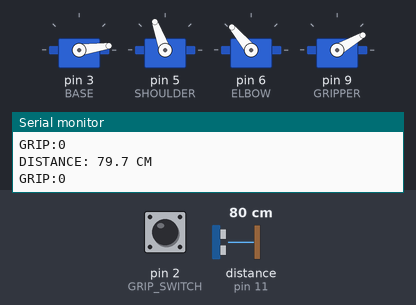
Simulated run of this sketch. Board: Arduino Uno, built with avr-gcc and run on an emulated ATmega328P. On the bench: 4 × servo, the last lines printed to the serial monitor. Wiring (inferred from the names in the program): ultrasonic range finder: trigger pin 12; echo pin 11. Inputs (shaded band) come from the test bench; at power-on: distance to the obstacle (sensor on pin 11) 80 cm, pin 2 (GRIP_SWITCH) HIGH. The echo pulse lasts 58.3 µs per cm.

Above: at 8.2 s.
8.3 s: distance to the obstacle (sensor on pin 11) set to 23 cm
At 9.71 s:
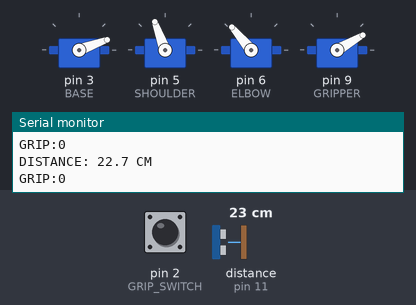
11.3 s: distance to the obstacle (sensor on pin 11) set to 18 cm
At 13.38 s:
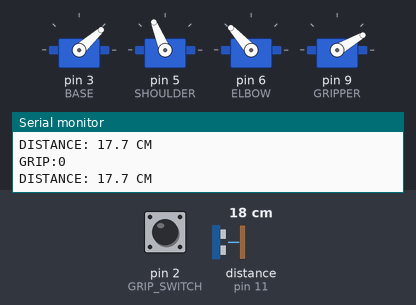
14.3 s: distance to the obstacle (sensor on pin 11) set to 6 cm
At 16.86 s:
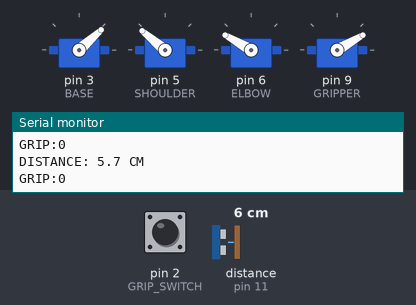
17.3 s: distance to the obstacle (sensor on pin 11) set to 3 cm
Timing chart, 0 to 33.3 s (numbered marks = the images above; inputs shaded):
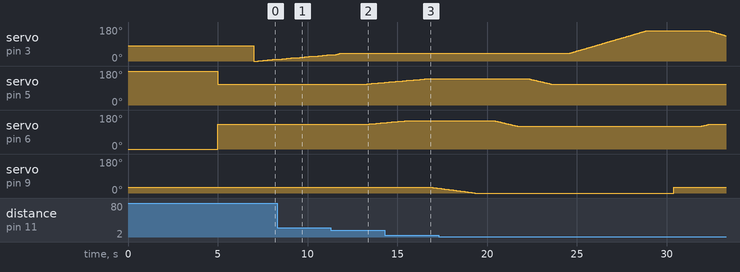

Measured:
- the behaviour switches between 21 and 20 cm on distance to the obstacle (sensor on pin 11) (found by bisection; images 1 and 2)
- after the input at 11.3 s, servo on pin 5 (SHOULDER): moves from 110° to 119° over 0.99 s, starting after 1.9 s; servo on pin 6 (ELBOW): moves from 130° to 139° over 0.99 s, starting after 1.9 s
- by itself, servo on pin 3 (BASE): rises from 42° to 160° in 4.2 s, then falls to 134° in 4.4 s

The sketch:

Robotic_Arm_Controller.ino
```cpp
#include <Servo.h>

// =====================================
// SERVO OBJECTS
// =====================================

Servo baseServo;
Servo shoulderServo;
Servo elbowServo;
Servo gripperServo;

// =====================================
// PIN CONNECTIONS
// =====================================

#define BASE 3
#define SHOULDER 5
#define ELBOW 6
#define GRIPPER 9

#define TRIG 12
#define ECHO 11
#define GRIP_SWITCH 2

// =====================================
// INITIAL POSITIONS
// =====================================

const int BASE_INITIAL = 80;
const int SHOULDER_INITIAL = 180;
const int ELBOW_INITIAL = 0;

// =====================================
// SCANNING POSITIONS
// =====================================

const int SHOULDER_SCAN = 110;
const int ELBOW_SCAN = 130;

// =====================================
// APPROACH LIMITS
// =====================================

const int SHOULDER_MAX = 140;
const int ELBOW_MAX = 150;

// =====================================
// LIFTING POSITIONS
// =====================================

const int SHOULDER_LIFT = 110;
const int ELBOW_LIFT = 120;

// =====================================
// GRIPPER LIMITS
// =====================================

const int GRIPPER_CLOSE = 0;
const int GRIPPER_OPEN = 30;

const int GRIPPER_DELAY = 80;

// =====================================
// BASE SETTINGS
// =====================================

const int RIGHT_SIDE_ANGLE = 160;

// UPDATED EXTRA ROTATION
const int EXTRA_ROTATION = 8;

// =====================================
// DISTANCE SETTINGS
// =====================================

const float DETECT_DISTANCE = 20.0;
const float PICK_DISTANCE = 4.0;

// =====================================
// MOVEMENT SETTINGS
// =====================================

const int ARM_DELAY = 45;
const int BASE_DELAY = 35;

int shoulderPosition = SHOULDER_SCAN;
int elbowPosition = ELBOW_SCAN;
int basePosition = BASE_INITIAL;

unsigned long lastSensorUpdate = 0;

// =====================================
// DISTANCE FUNCTION
// =====================================

float getDistance() {

  digitalWrite(TRIG, LOW);
  delayMicroseconds(2);

  digitalWrite(TRIG, HIGH);
  delayMicroseconds(10);

  digitalWrite(TRIG, LOW);

  unsigned long duration =
    pulseIn(ECHO, HIGH, 30000);

  if (duration == 0) {
    return -1;
  }

  return duration * 0.0343 / 2.0;
}

// =====================================
// SEND LIVE DATA TO PYTHON
// =====================================

void sendSensorData() {

  float distance = getDistance();

  if (distance >= 0) {

    Serial.print("DISTANCE: ");
    Serial.print(distance, 1);
    Serial.println(" CM");

  } else {

    Serial.println("DISTANCE: -1");
  }

  if (digitalRead(GRIP_SWITCH) == LOW) {

    Serial.println("GRIP:1");

  } else {

    Serial.println("GRIP:0");
  }
}

// =====================================
// CONTINUOUS SENSOR MONITORING
// =====================================

void monitorSensors() {

  if (millis() - lastSensorUpdate >= 150) {

    sendSensorData();

    lastSensorUpdate = millis();
  }
}

void monitoredDelay(unsigned long duration) {

  unsigned long startTime = millis();

  while (millis() - startTime < duration) {

    monitorSensors();

    delay(5);
  }
}

// =====================================
// GRIPPER CONTROL
// =====================================

void setGripper(int angle) {

  angle = constrain(angle, 0, 30);

  gripperServo.write(angle);
}

void smoothGripperClose() {

  Serial.println("GRIPPER CLOSING");

  for (int angle = GRIPPER_OPEN;
       angle >= GRIPPER_CLOSE;
       angle--) {

    setGripper(angle);

    monitoredDelay(GRIPPER_DELAY);
  }
}

// =====================================
// SMOOTH SERVO MOVEMENT
// =====================================

void smoothMove(
  Servo &servo,
  int &currentAngle,
  int targetAngle,
  int movementDelay
) {

  targetAngle = constrain(targetAngle, 0, 180);

  while (currentAngle != targetAngle) {

    if (currentAngle < targetAngle) {
      currentAngle++;
    } else {
      currentAngle--;
    }

    servo.write(currentAngle);

    monitoredDelay(movementDelay);
  }
}

// =====================================
// OBJECT DETECTION
// =====================================

bool objectDetected() {

  int count = 0;

  for (int i = 0; i < 3; i++) {

    float distance = getDistance();

    if (distance >= 2 &&
        distance <= DETECT_DISTANCE) {

      count++;
    }

    monitorSensors();

    monitoredDelay(60);
  }

  return count >= 2;
}

// =====================================
// APPROACH OBJECT
// =====================================

void approachObject() {

  while (shoulderPosition < SHOULDER_MAX ||
         elbowPosition < ELBOW_MAX) {

    float distance = getDistance();

    if (distance >= 2 &&
        distance <= PICK_DISTANCE) {

      Serial.println("PICK DISTANCE REACHED");

      return;
    }

    if (distance < 0) {

      monitoredDelay(150);
      continue;
    }

    if (shoulderPosition < SHOULDER_MAX) {

      shoulderPosition++;

      shoulderServo.write(shoulderPosition);
    }

    if (elbowPosition < ELBOW_MAX) {

      elbowPosition++;

      elbowServo.write(elbowPosition);
    }

    monitoredDelay(120);
  }

  Serial.println("APPROACH LIMIT REACHED");
}

// =====================================
// PICK AND PLACE
// =====================================

void pickAndPlace() {

  Serial.println("OBJECT DETECTED");

  // OPEN GRIPPER

  setGripper(GRIPPER_OPEN);

  monitoredDelay(800);

  // APPROACH

  Serial.println("APPROACHING OBJECT");

  approachObject();

  // SLOW GRIPPER CLOSING

  smoothGripperClose();

  monitoredDelay(1000);

  Serial.println("GRIPPER CLOSED");

  // LIFT ELBOW

  smoothMove(
    elbowServo,
    elbowPosition,
    ELBOW_LIFT,
    ARM_DELAY
  );

  monitoredDelay(500);

  // LIFT SHOULDER

  smoothMove(
    shoulderServo,
    shoulderPosition,
    SHOULDER_LIFT,
    ARM_DELAY
  );

  monitoredDelay(1000);

  // ROTATE TO RIGHT

  smoothMove(
    baseServo,
    basePosition,
    RIGHT_SIDE_ANGLE,
    BASE_DELAY
  );

  monitoredDelay(1500);

  // RELEASE OBJECT

  setGripper(GRIPPER_OPEN);

  monitoredDelay(1500);

  // RETURN SHOULDER

  smoothMove(
    shoulderServo,
    shoulderPosition,
    SHOULDER_SCAN,
    ARM_DELAY
  );

  // RETURN ELBOW

  smoothMove(
    elbowServo,
    elbowPosition,
    ELBOW_SCAN,
    ARM_DELAY
  );

  // RETURN BASE

  smoothMove(
    baseServo,
    basePosition,
    BASE_INITIAL,
    BASE_DELAY
  );

  // RESET

  setGripper(GRIPPER_OPEN);

  monitoredDelay(500);

  shoulderPosition = SHOULDER_SCAN;
  elbowPosition = ELBOW_SCAN;
  basePosition = BASE_INITIAL;

  Serial.println("CYCLE COMPLETE");
}

// =====================================
// SETUP
// =====================================

void setup() {

  Serial.begin(9600);

  baseServo.attach(BASE);
  shoulderServo.attach(SHOULDER);
  elbowServo.attach(ELBOW);
  gripperServo.attach(GRIPPER);

  pinMode(TRIG, OUTPUT);
  pinMode(ECHO, INPUT);

  pinMode(GRIP_SWITCH, INPUT_PULLUP);

  digitalWrite(TRIG, LOW);

  // INITIAL POSITION

  baseServo.write(BASE_INITIAL);
  shoulderServo.write(SHOULDER_INITIAL);
  elbowServo.write(ELBOW_INITIAL);

  setGripper(GRIPPER_OPEN);

  monitoredDelay(5000);

  // SCANNING POSITION

  shoulderServo.write(SHOULDER_SCAN);
  elbowServo.write(ELBOW_SCAN);

  shoulderPosition = SHOULDER_SCAN;
  elbowPosition = ELBOW_SCAN;
  basePosition = BASE_INITIAL;

  monitoredDelay(2000);
}

// =====================================
// MAIN SCANNING LOOP
// =====================================

void loop() {

  // LEFT TO RIGHT

  for (int angle = 0; angle <= 180; angle += 2) {

    baseServo.write(angle);
    basePosition = angle;

    monitoredDelay(60);

    if (objectDetected()) {

      Serial.println("OBJECT DETECTED - MOVING 8 DEGREES");

      int targetAngle = min(
        angle + EXTRA_ROTATION,
        180
      );

      smoothMove(
        baseServo,
        basePosition,
        targetAngle,
        BASE_DELAY
      );

      monitoredDelay(500);

      pickAndPlace();

      return;
    }
  }

  // RIGHT TO LEFT

  for (int angle = 180; angle >= 0; angle -= 2) {

    baseServo.write(angle);
    basePosition = angle;

    monitoredDelay(60);

    if (objectDetected()) {

      Serial.println("OBJECT DETECTED - MOVING 8 DEGREES");

      int targetAngle = max(
        angle - EXTRA_ROTATION,
        0
      );

      smoothMove(
        baseServo,
        basePosition,
        targetAngle,
        BASE_DELAY
      );

      monitoredDelay(500);

      pickAndPlace();

      return;
    }
  }
}
```
